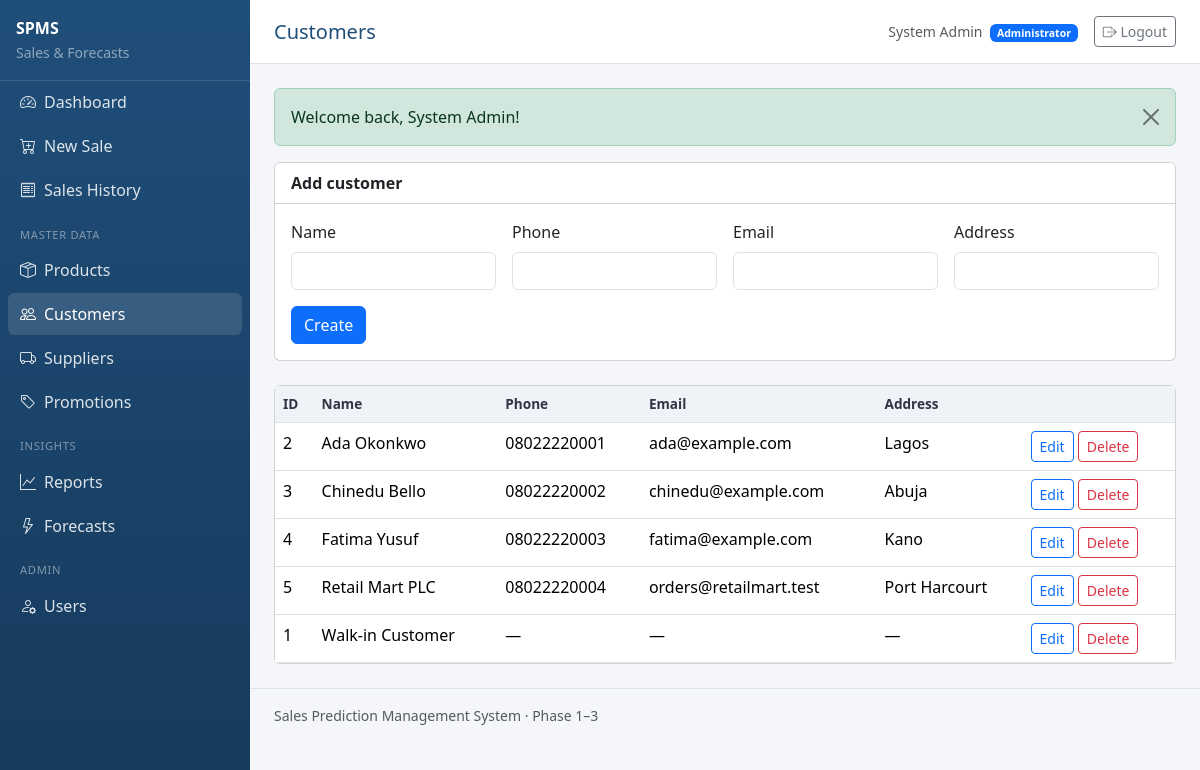
Page /web/public/index.php?page=customers (signed in) on the committed database.
### tables this page shows
CREATE TABLE customers (
  id INT UNSIGNED AUTO_INCREMENT PRIMARY KEY,
  name VARCHAR(160) NOT NULL,
  phone VARCHAR(40) NULL,
  email VARCHAR(160) NULL,
  address VARCHAR(255) NULL,
  created_at TIMESTAMP NOT NULL DEFAULT CURRENT_TIMESTAMP
);

### web/includes/auth.php (called while the page is built, shortened)
<?php
function current_user(): ?array
{
    return $_SESSION['user'] ?? null;
}
function user_can(string $capability): bool
{
    $user = current_user();
    $role = $user['role'];
    $map = [
        'manage_users'      => ['admin'],
        'manage_master'     => ['admin', 'manager'],
        'manage_promotions' => ['admin', 'manager'],
        'view_reports'      => ['admin', 'manager'],
        'view_all_sales'    => ['admin', 'manager'],
        'create_sale'       => ['admin', 'manager', 'staff'],
        'view_forecasts'    => ['admin', 'manager'],
        'retrain_model'     => ['admin'],
    ];
    return in_array($role, $map[$capability] ?? [], true);
}

### web/public/index.php (called while the page is built, shortened)
<?php
require_once __DIR__ . '/../includes/layout.php';
$page = (string) ($_GET['page'] ?? 'dashboard');
$routes = [
    'login'       => __DIR__ . '/../modules/auth/login.php',
    'logout'      => __DIR__ . '/../modules/auth/logout.php',
    'dashboard'   => __DIR__ . '/../modules/dashboard/index.php',
    'products'    => __DIR__ . '/../modules/products/index.php',
    'customers'   => __DIR__ . '/../modules/customers/index.php',
    'suppliers'   => __DIR__ . '/../modules/suppliers/index.php',
    'users'       => __DIR__ . '/../modules/users/index.php',
    'promotions'  => __DIR__ . '/../modules/promotions/index.php',
    'sales'       => __DIR__ . '/../modules/sales/history.php',
    'sales_new'   => __DIR__ . '/../modules/sales/new.php',
    'receipt'     => __DIR__ . '/../modules/sales/receipt.php',
    'reports'     => __DIR__ . '/../modules/reports/index.php',
    'forecasts'   => __DIR__ . '/../modules/forecasts/index.php',
];
try {
    require $routes[$page];
} catch (PDOException $e) {
    http_response_code(500);
    $msg = 'Database error. Check that MySQL is running and you imported schema.sql + seed.sql. '
        . 'Also verify web/config/database.php credentials.';
    if (is_logged_in()) {
        render_header('Error');
        echo '<div class="alert alert-danger">' . e($msg) . '</div>';
        echo '<pre class="small text-muted">' . e($e->getMessage()) . '</pre>';
        render_footer();
    } else {
        render_login_header('Error');
        echo '<div class="alert alert-danger">' . e($msg) . '</div>';
        render_login_footer();
    }
}

### web/includes/helpers.php (called while the page is built, shortened)
<?php
function e(?string $value): string
{
    return htmlspecialchars((string) $value, ENT_QUOTES | ENT_SUBSTITUTE, 'UTF-8');
}
function base_url(string $path = ''): string
{
    $script = $_SERVER['SCRIPT_NAME'] ?? '/index.php';
    $dir = rtrim(str_replace('\\', '/', dirname($script)), '/');
    $path = ltrim($path, '/');
    return $dir . '/' . $path;
}
function url(string $page, array $params = []): string
{
    $params = array_merge(['page' => $page], $params);
    return base_url('index.php?' . http_build_query($params));
}

### web/modules/customers/index.php (the view, shortened to what this page needs)
<?php
$pdo = db();
$canEdit = user_can('manage_master') || user_can('create_sale');
$edit = null;
$customers = $pdo->query('SELECT * FROM customers ORDER BY name')->fetchAll();
?>
<?php if ($canEdit): ?>
<div class="card mb-4">
    <div class="card-header bg-white fw-semibold"><?= $edit ? 'Edit customer' : 'Add customer' ?></div>
    <div class="card-body">
        <form method="post" class="row g-3">
            <div class="col-md-3">
                <label class="form-label">Name</label>
                <input name="name" class="form-control" required value="<?= e($edit['name'] ?? '') ?>">
            </div>
            <div class="col-md-3">
                <label class="form-label">Phone</label>
                <input name="phone" class="form-control" value="<?= e($edit['phone'] ?? '') ?>">
            </div>
            <div class="col-md-3">
                <label class="form-label">Email</label>
                <input type="email" name="email" class="form-control" value="<?= e($edit['email'] ?? '') ?>">
            </div>
            <div class="col-md-3">
                <label class="form-label">Address</label>
                <input name="address" class="form-control" value="<?= e($edit['address'] ?? '') ?>">
            </div>
            <div class="col-12">
                <button class="btn btn-primary"><?= $edit ? 'Update' : 'Create' ?></button>
            </div>
        </form>
    </div>
</div>
<?php endif; ?>
<div class="card">
    <div class="table-responsive">
        <table class="table table-hover mb-0">
            <thead>
            <tr><th>ID</th><th>Name</th><th>Phone</th><th>Email</th><th>Address</th><?php if ($canEdit): ?><th></th><?php endif; ?></tr>
            </thead>
            <tbody>
            <?php foreach ($customers as $c): ?>
                <tr>
                    <td><?= (int) $c['id'] ?></td>
                    <td><?= e($c['name']) ?></td>
                    <td><?= e($c['phone'] ?? '—') ?></td>
                    <td><?= e($c['email'] ?? '—') ?></td>
                    <td><?= e($c['address'] ?? '—') ?></td>
                    <?php if ($canEdit): ?>
                    <td class="text-nowrap">
                        <a class="btn btn-sm btn-outline-primary" href="<?= e(url('customers', ['edit' => $c['id']])) ?>">Edit</a>
                        <?php if (user_can('manage_master')): ?>
                        <form method="post" class="d-inline" onsubmit="return confirm('Delete this customer?');">
                            <button class="btn btn-sm btn-outline-danger">Delete</button>
                        </form>
                        <?php endif; ?>
                    </td>
                    <?php endif; ?>
                </tr>
            <?php endforeach; ?>
            </tbody>
        </table>
    </div>
</div>

### web/public/assets/css/app.css (style rules this page uses)
:root { --spms-primary: #1f4e79; --spms-accent: #2e75b6; --sidebar-width: 250px; }
body { background: #f4f6f9; font-family: system-ui, -apple-system, "Segoe UI", Roboto, Arial, sans-serif; }
.table thead th { background: #eef3f8; color: #334; font-size: 0.85rem; white-space: nowrap; }

### rows in the picture
customers: id "2", name "Ada Okonkwo", phone "08022220001", email "ada@example.com", address "Lagos"
customers: id "3", name "Chinedu Bello", phone "08022220002", email "chinedu@example.com", address "Abuja"
customers: id "4", name "Fatima Yusuf", phone "08022220003", email "fatima@example.com", address "Kano"
customers: id "5", name "Retail Mart PLC", phone "08022220004", email "orders@retailmart.test", address "Port Harcourt"
customers: id "1", name "Walk-in Customer", phone "—", email "—", address "—"

### other values in the picture
$short "SPMS"
$title !== '' ? $title : 'Dashboard' "Customers"
$user['name'] "System Admin"
role_label($user['role'] ?? 'staff') "Administrator"
$flash['message'] "Welcome back, System Admin!"
app_config('name') "Sales Prediction Management System"
